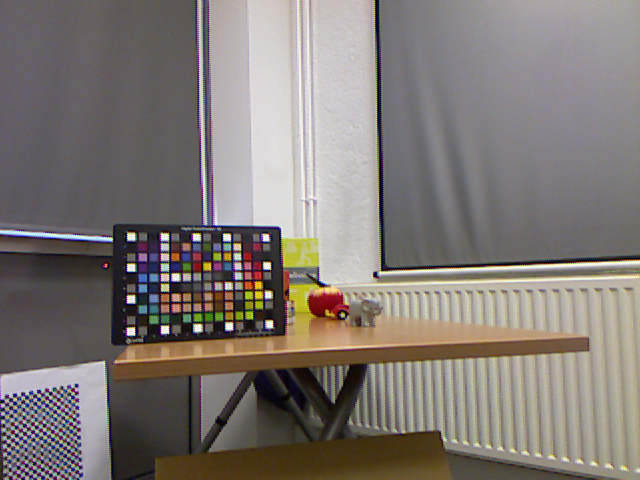
%> input picture 3d/calib/LRf.png, 640 x 480 px
$ octave D3_4.m   (GNU Octave 9; MATLAB toolbox functions it lacks are replaced by stand-ins)
%> lines starting %> are read from the running program, lines starting %| are printed output that depends on the picture

% Load the images
RGB_Left = imread('LRf.png');
%> RGB_Left is the input picture: size 480x640x3 uint8; mean R, G, B 128.1, 120.9, 116.7
IR_Left = imread('LDf.png');
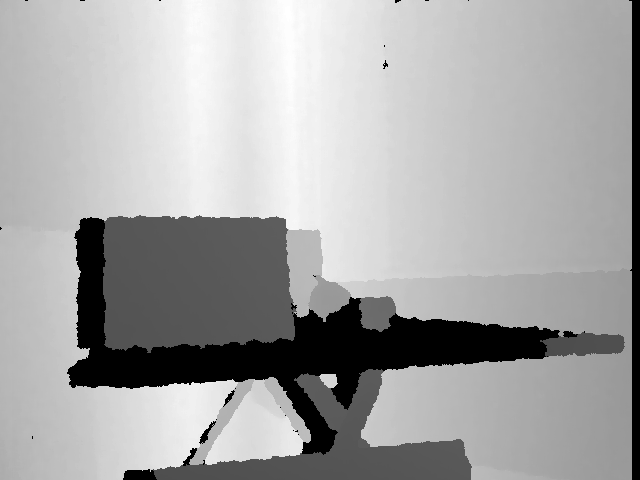
%> input picture 3d/calib/LDf.png, 640 x 480 px
%> IR_Left is the input picture: size 480x640 uint16; min 0, max 2659, mean 1739.1

RGB_Right = imread('RRf.png');
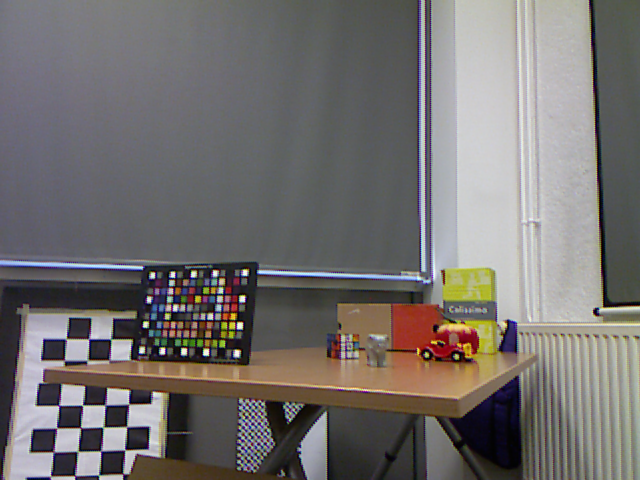
%> input picture 3d/calib/RRf.png, 640 x 480 px
%> RGB_Right is the input picture: size 480x640x3 uint8; mean R, G, B 115.9, 112.2, 110.8
IR_Right = imread('RDf.png');
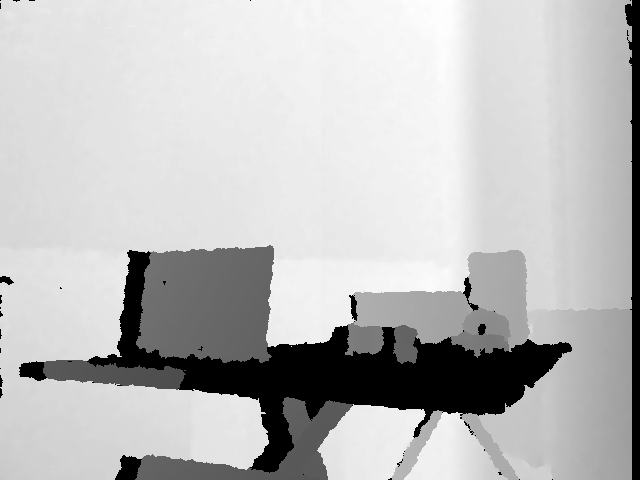
%> input picture 3d/calib/RDf.png, 640 x 480 px
%> IR_Right is the input picture: size 480x640 uint16; min 0, max 2639, mean 1960.1
% [5 lines of commented-out code are left out]


%% We found this in a book, but we don't use it
%dc1= -0.0030711016;
%dc2=3.3309495161;
%z = 1.0f / (depth_image(v,u)*dc1+dc2);

%% KINECT Parameters
% Kinect Depth camera parameters
fx_d = 5.7616540758591043e+02;
fy_d = 5.7375619782082447e+02;
cx_d = 3.2442516903961865e+02;
cy_d = 2.3584766381177013e+02;

% Extrinsic parameters between RGB and Depth camera for Kinect V1
% Rotation matrix
R =  inv([  9.9998579449446667e-01, 3.4203777687649762e-03, -4.0880099301915437e-03;
    -3.4291385577729263e-03, 9.9999183503355726e-01, -2.1379604698021303e-03;
    4.0806639192662465e-03, 2.1519484514690057e-03,  9.9998935859330040e-01]);

% Translation vector.
T = -[  2.2142187053089738e-02, -1.4391632009665779e-04, -7.9356552371601212e-03 ]';

%% Step 1. For each point in the pixel coordinates, project
% to the 3D space in each IR camera sensor coordinate frame

% For each point in Left and Right Camera:
IRX_Right = zeros(480, 640);
IRY_Right = zeros(480, 640);
IRZ_Right = zeros(480, 640);
% Transform the Grid Coordinates
for i = 1:480
    for j = 1:640
        Z = IR_Right(i, j);
        IRX_Right(i, j) = ((j - cx_d)/fx_d) * double(Z);
        IRY_Right(i, j) = ((i - cy_d)/fy_d) * double(Z);
        IRZ_Right(i, j) = Z;
    end
end
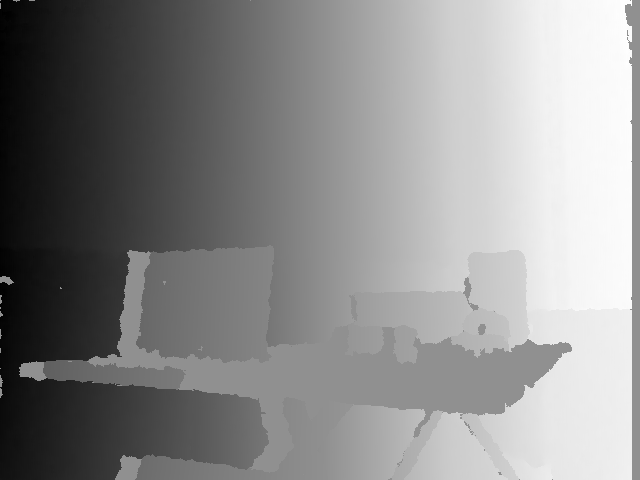
%> IRX_Right: size 480x640 double; min -1320.5, max 1015, mean -43.2; drawn with min black and max white
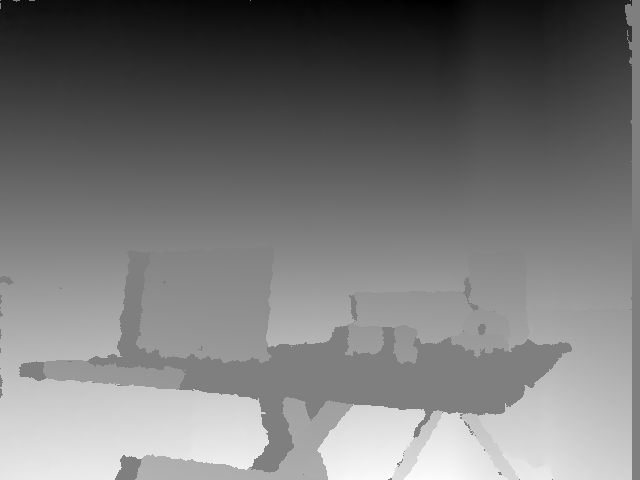
%> IRY_Right: size 480x640 double; min -1080.2, max 1081.7, mean -68.1; drawn with min black and max white

IRX_Left = zeros(480, 640);
IRY_Left = zeros(480, 640);
IRZ_Left = zeros(480, 640);
% Transform the Grid Coordinates
for i = 1:480
    for j = 1:640
        Z = IR_Left(i, j);
        IRX_Left(i, j) = ((j - cx_d)/fx_d) * double(Z);
        IRY_Left(i, j) = ((i - cy_d)/fy_d) * double(Z);
        IRZ_Left(i, j) = double(Z);
    end
end
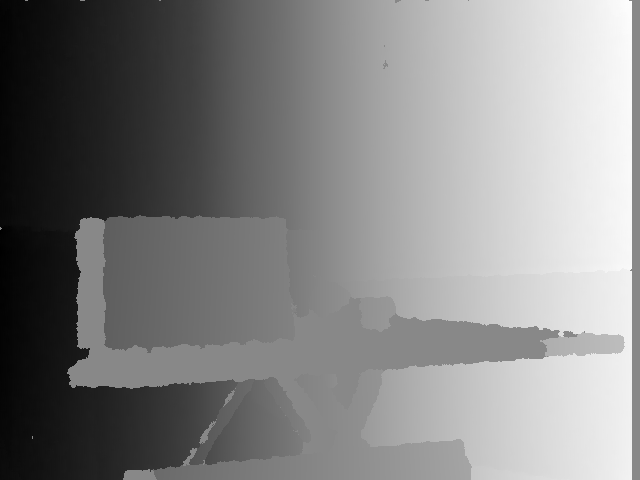
%> IRX_Left: size 480x640 double; min -1102.5, max 960.9, mean -32.4; drawn with min black and max white
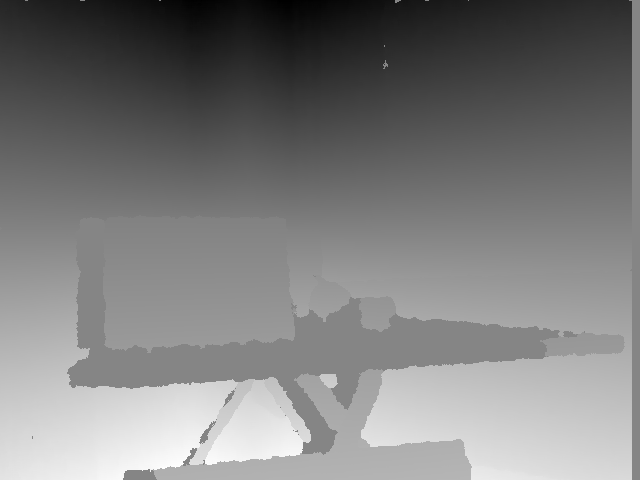
%> IRY_Left: size 480x640 double; min -1080.2, max 984.8, mean -64.1; drawn with min black and max white

% Export point cloud to test
% Right Point Clouds
fid = fopen('RigthIRPC.xyz', 'w');
for x = 1:480
    for y = 1:640
        fprintf(fid, '%f %f %f\n', IRZ_Right(x, y), -IRX_Right(x, y), -IRY_Right(x, y));
    end
end
fclose(fid);
% Left Point Clouds
fid = fopen('LeftIRPC.xyz', 'w');
for x = 1:480
    for y = 1:640
        fprintf(fid, '%f %f %f\n', IRZ_Left(x, y), -IRX_Left(x, y), -IRY_Left(x, y));
    end
end
fclose(fid);

%% TRansform from IR to RGB camera in both left and right
IR2RGBX_Right = zeros(480, 640);
IR2RGBY_Right = zeros(480, 640);
IR2RGBZ_Right = zeros(480, 640);

IR2RGBX_Left = zeros(480, 640);
IR2RGBY_Left = zeros(480, 640);
IR2RGBZ_Left = zeros(480, 640);

%> (the run ends here)
